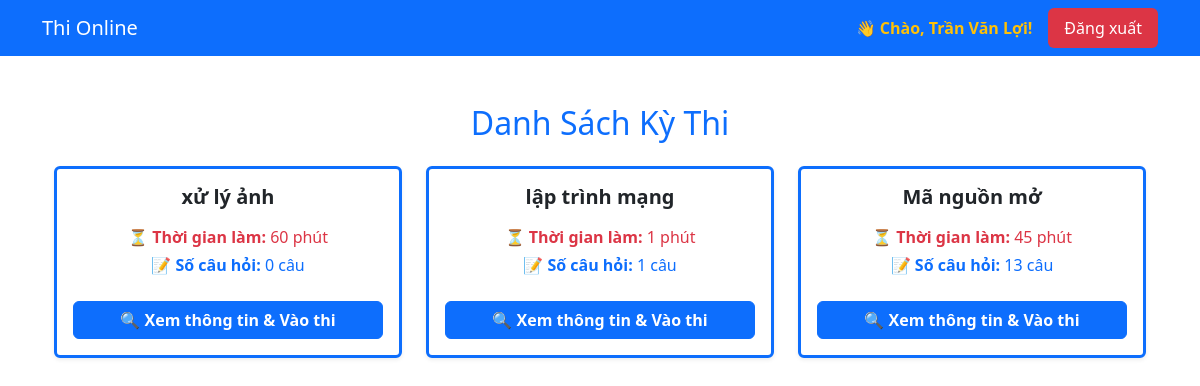
Before: /index.php?page=student_exams (signed in) with the older database file.
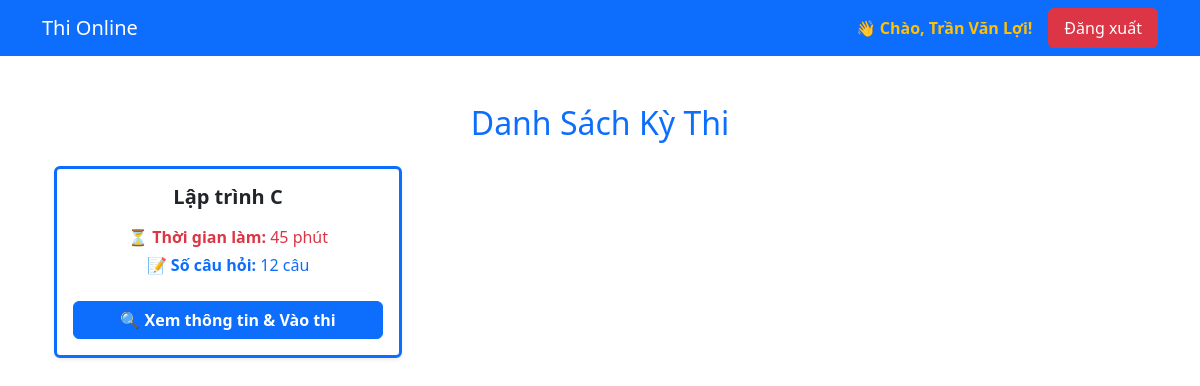
After: the same page with the newer database file.
### tables this page shows
CREATE TABLE `exams` (
  `id` int(11) NOT NULL,
  `title` varchar(255) NOT NULL,
  `duration` int(11) NOT NULL COMMENT 'Thời gian làm bài (phút)',
  `created_at` timestamp NOT NULL DEFAULT current_timestamp(),
  `max_attempts` int(11) DEFAULT 1 COMMENT 'Số lần làm bài tối đa',
  `start_time` datetime DEFAULT NULL COMMENT 'Thời gian mở đề',
  `end_time` datetime DEFAULT NULL COMMENT 'Thời gian đóng đề'
);

### views/student/exams_list.php (the view, shortened to what this page needs)
<?php
$stmt = $conn->query("SELECT e.*, COUNT(q.id) AS total_questions
                      FROM exams e
                      LEFT JOIN questions q ON e.id = q.exam_id
                      GROUP BY e.id
                      ORDER BY e.id DESC");
$exams = $stmt->fetchAll();
?>
<div class="container mt-5">
    <h2 class="text-center text-primary mb-4">Danh Sách Kỳ Thi</h2>
    <?php if (count($exams) > 0): ?>
        <div class="row">
            <?php foreach ($exams as $exam): ?>
                <div class="col-md-4 mb-4">
                    <div class="card shadow-sm h-100 border-primary border-top border-3">
                        <div class="card-body text-center d-flex flex-column justify-content-center">
                            <h5 class="card-title text-dark fw-bold mb-3"><?php echo htmlspecialchars($exam['title']); ?></h5>
                            <p class="card-text text-danger mb-1">
                                <strong>⏳ Thời gian làm:</strong> <?php echo $exam['duration']; ?> phút
                            </p>
                            <p class="card-text text-primary mb-4">
                                <strong>📝 Số câu hỏi:</strong> <?php echo $exam['total_questions']; ?> câu
                            </p>
                            <a href="index.php?page=exam_info&id=<?php echo $exam['id']; ?>" class="btn btn-primary mt-auto w-100 fw-bold">
                                🔍 Xem thông tin & Vào thi
                            </a>
                        </div>
                    </div>
                </div>
            <?php endforeach; ?>
        </div>
    <?php endif; ?>
</div>

Changed rows visible on the page:
removed exams: title "xử lý ảnh", duration "60", total_questions "0"
removed exams: title "lập trình mạng", duration "1", total_questions "1"
removed exams: title "Mã nguồn mở", duration "45", total_questions "13"
added exams: title "Lập trình C", duration "45", total_questions "12"
